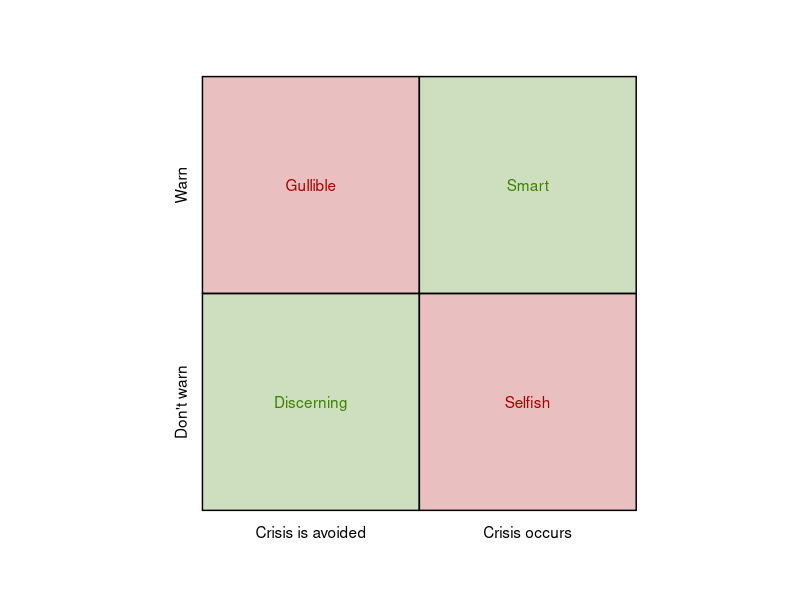
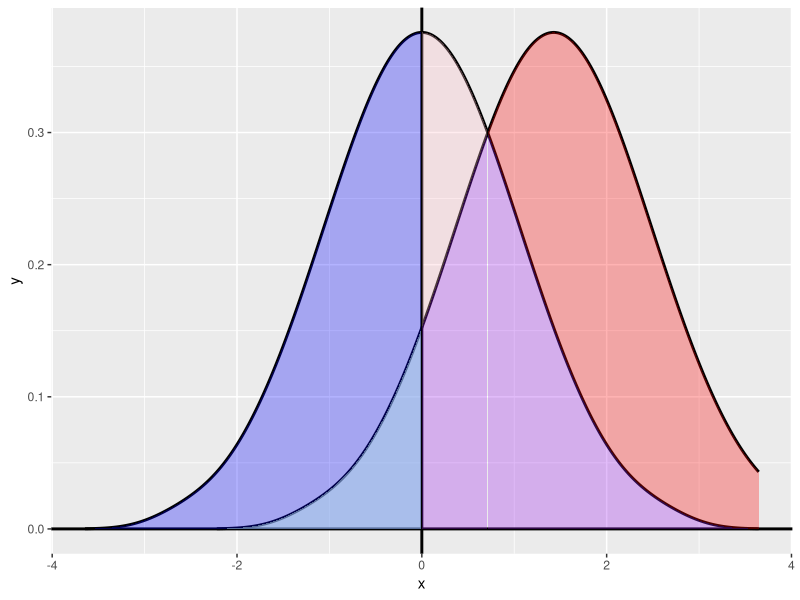

Recreate these plots in R, in order.
## ---- chunk 1
knitr::opts_chunk$set(echo = FALSE, warning = FALSE)
library(tidyverse)
library(bayestestR)
## ---- chunk 2
empty_theme <- theme(                              
  plot.background = element_blank(), 
  panel.grid.major = element_blank(), 
  panel.grid.minor = element_blank(), 
  panel.border = element_blank(), 
  panel.background = element_blank(),
  axis.line = element_blank(),
  axis.ticks = element_blank(),
  axis.text.y = element_text(angle = 90)
)

plot <- ggplot(NULL, aes()) +
  # fix the scale so it's always a square
  coord_fixed() +
  # set the scale to one greater than 0-10 in each direction
  # this gives us some breating room and space to add some arrows
  scale_x_continuous(expand = c(0, 0), limits = c(-1, 11),
                     breaks = c(2,8), labels=c("2" = "", "8" = "")) +
  scale_y_continuous(expand = c(0, 0), limits = c(-1,11),
                     breaks = c(2,8), labels=c("2" = "", "8" = "")) +
  # apply the empty theme
  empty_theme +
  # labels
  labs(title = "",
       x = "",
       y = "") +
  
  # create the quadrants
  geom_rect(aes(xmin=0, xmax=5, ymin=0, ymax=5), color = "black", fill = "#3c8200", alpha = .25) +
  geom_rect(aes(xmin=5, xmax=10, ymin=0, ymax=5), color = "black", fill = "#AA0000", alpha = .25) +
  geom_rect(aes(xmin=0, xmax=5, ymin=5, ymax=10), color = "black", fill = "#AA0000", alpha = .25) +
  geom_rect(aes(xmin=5, xmax=10, ymin=5, ymax=10), color = "black", fill = "#3c8200", alpha = .25) +
  
  # quadrant labels
  annotate("text", x = -.5, y = 2.5, angle = 90, label = "Don't warn") +
  annotate("text", x = -.5, y = 7.5, angle = 90, label = "Warn") +
  annotate("text", x = 2.5, y = -.5, label = "Crisis is avoided") +
  annotate("text", x = 7.5, y = -.5, label = "Crisis occurs") +
  
  # quadrant titles
  annotate("text", x = 2.5, y = 2.5, color = "#3c8200", label = "Discerning") +
  annotate("text", x = 2.5, y = 7.5, color = "#AA0000", label = "Gullible") +
  annotate("text", x = 7.5, y = 2.5, color = "#AA0000", label = "Selfish") +
  annotate("text", x = 7.5, y = 7.5, color = "#3c8200", label = "Smart")

plot
## ---- chunk 3
# create distributions
x <- distribution_normal(n = 100, mean = 0, sd = 1)
z <- distribution_normal(n = 100, mean = 2, sd = 1)

y1 <- distribution_normal(n = 100, mean = 0, sd = 1)
y2 <- distribution_normal(n = 100, mean = 2, sd = 1)
# x <- seq(-4, 6, .1)

y1 <- as.data.frame(density(y1))
y2 <- as.data.frame(density(y2))


two_curves <- full_join(y1, y2, by = "x")

# add x distribution to plot
p <- x %>% 
  density() %>%
  as.data.frame() %>% 
  ggplot(aes(x=x, y=y)) +
  geom_line()

# add z distribution to plot
p <- p + geom_line(data = as.data.frame(density(z)), aes(x=x, y=y))

# p <- p +
#   theme(axis.line=element_blank(),
#       axis.text.x=element_blank(),
#       axis.text.y=element_blank(),
#       axis.ticks=element_blank(),
#       axis.title.x=element_blank(),
#       axis.title.y=element_blank(),
#       legend.position="none",
#       panel.background=element_blank(),
#       panel.border=element_blank(),
#       panel.grid.major=element_blank(),
#       panel.grid.minor=element_blank(),
#       plot.background=element_blank())
## ---- chunk 4
data <- distribution_normal(n = 100, mean = 0, sd = 1) %>%
  density() %>%
  as.data.frame() %>%
  mutate(e = lag(y, 100))

ggplot(data) +
  geom_line(aes(x=x, y=y), size=1) +
  geom_line(aes(x=x, y=e), size=1) +
  geom_vline(aes(xintercept=0), size=1) +
  geom_hline(aes(yintercept=0), size=1) +
  geom_ribbon(data = subset(data, x<0), aes(x=x, ymin=0, ymax=y), fill = "blue", alpha = .3) +
  geom_ribbon(data = subset(data, e<y & x<0), aes(x=x, ymin=0, ymax=e), fill = "light blue", alpha = .5) +
  geom_ribbon(data = subset(data, y>e & x>0), aes(x=x, ymin=e, ymax=y), fill = "pink", alpha = .3) +
  geom_ribbon(data = subset(data, e<y & x>0), aes(x=x, ymin=0, ymax=e), fill = "purple", alpha = .3) +
  geom_ribbon(data = subset(data, y<=e & x>0), aes(x=x, ymin=0, ymax=y), fill = "purple", alpha = .3) +
  geom_ribbon(data = subset(data, e>y & x>0), aes(x=x, ymin=y, ymax=e), fill = "red", alpha = .3)
